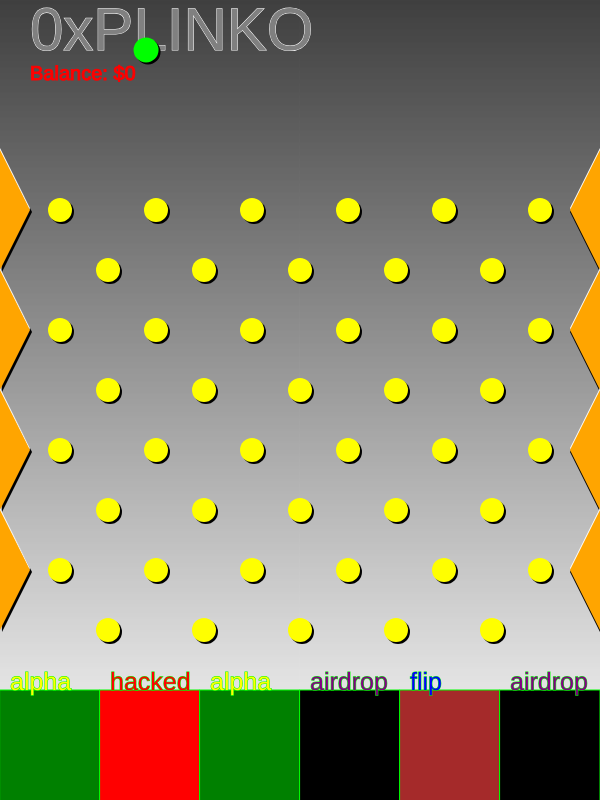
Frame 1 (no input)
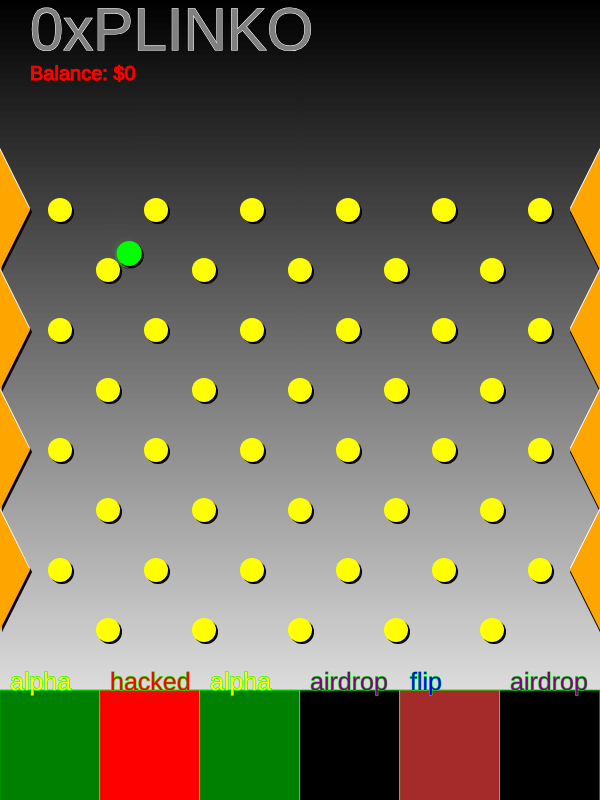
Frame 60 (no input)
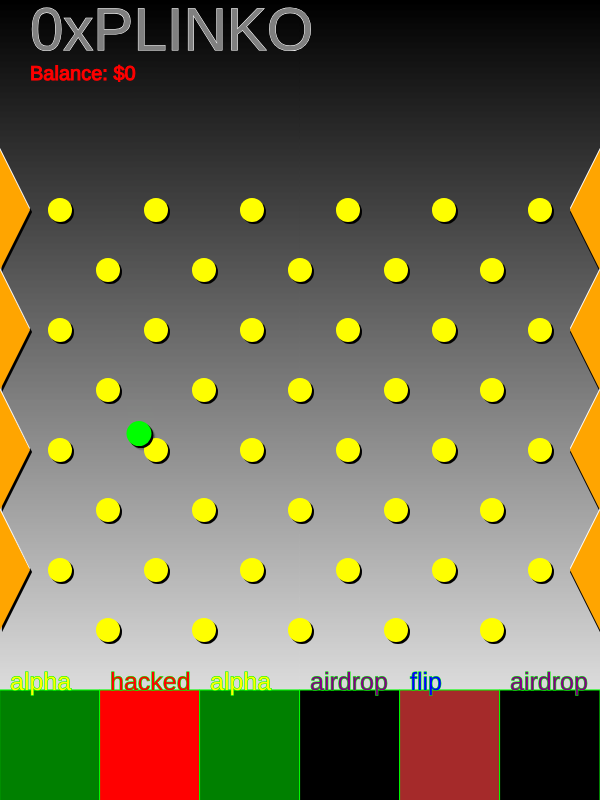
Frame 120 (the mouse pressed at the canvas centre since frame 60)

The p5.js sketch that drew these frames (run headless with seeded random() and noise() and a simulated clock; from frame 60 on, the mouse is pressed at the canvas centre):

// p5.js sketch
// ── sketch.js
let bumpz;
let pegz;
let bg;
let mypucks=[];
let GLOBALBALANCE = 0;
let fc=1;
function setup() {
  createCanvas(600, 800);
  angleMode(DEGREES);


  
  bg = new BG();
  bumpz = new Bumpers();
  pegz = new Pegs(bumpz);
  for (let i=0;i<1;i++){

    let mypuck = new Puck(pegz);
    mypuck.applyForce(createVector(0,1));
    mypucks.push(mypuck);
  }

}

function draw() {
  // background('blue');
  fc++;

  bg.show();



  bumpz.show();
  pegz.show();
  textSize(60);
  stroke('white');
  fill('grey');
  text('0xPLINKO',30,50);

  textSize(20);
  stroke('red');
  fill('red');
  text('Balance: $' + GLOBALBALANCE,30,80);
  // text(GLOBALBALANCE,450,60);
 for (let i=0;i<mypucks.length;i++){
  mypucks[i].show();
 }

 if(fc%300==0){
  let newpuck = new Puck(pegz,0,0);
  newpuck.applyForce(createVector(0,1));
  mypucks.push(newpuck);

 }
  
  // noLoop();


  
}
function mousePressed(){
  if (mouseY <bumpz.ystart*2)
  {
    let newpuck = new Puck(pegz,mouseX,mouseY);
    newpuck.applyForce(createVector(0,1));
    mypucks.push(newpuck);
    circle(mouseX,mouseY,100);
  }
}
// ── bg.js
class BG{
    constructor(){

    }
    show(){
        fill('grey');
        
        for (let i=0;i<height;i++){
            let newcolor = lerpColor(color('black'),color('white'),i/height);
            stroke(newcolor);
            line(0,i,width,i);

        }
    }
}
// ── bucket.js
class Bucket{
    constructor(x,y,w,bh){
        this.x = x;
        this.y=y;
        this.w=w;
        this.bucketheight=bh;
        this.hit=false;
        this.hitcount = 0;


        let b1 = {c1:color('red'),c2:color('red'),tiptxt:'fked',baldel:-666};
        let b2 = {c1:color('black'),c2:color('purple'),tiptxt:'free money',baldel:10000};
        let b3 = {c1:color('green'),c2:color('yellow'),tiptxt:'score',baldel:50000};
        let b4 = {c1:color('brown'),c2:color('blue'),tiptxt:'print',baldel:100};

        let masterobj = {hacked:b1,airdrop:b2,alpha:b3,flip:b4};
        this.nm = random(['hacked','airdrop','alpha','flip']);
        this.c1 = masterobj[this.nm].c1;
        this.c2 = masterobj[this.nm].c2;
        this.txt = masterobj[this.nm].tiptxt;
        this.baldel = masterobj[this.nm].baldel;
    }
    show(){

        fill(this.c1);
        stroke('lime');
        rect(this.x,this.y,this.w,this.bucketheight );

        if (this.hit){
            this.hitcount++;
            fill(this.c1);
            textSize(25);
            text(this.txt,this.x+10,this.y+25);

        }
        else{
            fill(this.c2);
            textSize(25);
            text(this.nm,this.x+10,this.y);

        }
        if (this.hitcount > 100){
            this.hitcount=0;
            this.hit=false;
            let tempc1 = this.c1;
            this.c1 = this.c2;
            this.c2=tempc1;
        }
        
    }
    activate(){
        this.hit=true;
        if (this.baldel == -666){
            GLOBALBALANCE=0;
        }
        else{
            GLOBALBALANCE += this.baldel;

        }

        let tempc1 = this.c1;
        this.c1 = this.c2;
        this.c2=tempc1;

    }
}
// ── bumpers.js
class Bumpers{
    constructor(){
        this.bumperlist = [];
        this.trih = 120; //bbumper height
        this.pointh = 30;  //bumper point
        this.ystart =150; //topmargin
        this.hmps = 4; //bumpers per side
        this.c = color('orange'); 
        this.PPL = 10; //bumper points per line


        this.peglist = [];

        for (let i=0;i<this.hmps;i++){
            let leftbump = {x:0,y:this.ystart+i*this.trih,o:'left'};
            let rightbump = {x:width,y:this.ystart+i*this.trih,o:'right'};
            this.bumperlist.push(leftbump);
            this.bumperlist.push(rightbump);
            this.yfin= this.ystart+i*this.trih+this.trih/2;

            //each triangle has 2 lines of points
            for (let k=0;k<this.PPL;k++){
                let newx1 =map(k,0,this.PPL-1,0,this.pointh);
                let newy1=this.ystart+i*this.trih + map(k,0,this.PPL-1,0,this.trih/2);
                let newy2=this.ystart+(1+i)*this.trih - map(k,0,this.PPL-1,0,this.trih/2);
                let newpegspotL1 = createVector(newx1,newy1);
                let newpegspotR1 = createVector(width-newx1,newy1);
                //top triangle pegs
                this.peglist.push(newpegspotL1);
                this.peglist.push(newpegspotR1);

                let newpegspotL2 = createVector(newx1,newy2);
                let newpegspotR2 = createVector(width-newx1,newy2);
                //top triangle pegs
                this.peglist.push(newpegspotL2);
                this.peglist.push(newpegspotR2);

            }
        }

    }
    show (){
        noStroke();
        let offset =2;
        for (let i=0;i<this.bumperlist.length;i++){
            let curbump = this.bumperlist[i];
            if (curbump.o == 'left'){
                fill('black');
                triangle(curbump.x,curbump.y,
                    curbump.x+offset,curbump.y+this.trih+offset,
                    curbump.x+this.pointh+offset,curbump.y+this.trih/2+offset);
                
                fill('white');
                triangle(curbump.x,curbump.y-offset,
                    curbump.x,curbump.y+this.trih-offset,
                    curbump.x+this.pointh,curbump.y+this.trih/2-offset);
                
                fill(this.c);
                triangle(curbump.x,curbump.y,
                    curbump.x,curbump.y+this.trih,
                    curbump.x+this.pointh,curbump.y+this.trih/2);
            }
            else{
                fill('white');
                triangle(curbump.x,curbump.y-offset,
                    curbump.x,curbump.y+this.trih-offset,
                    curbump.x-this.pointh,curbump.y+this.trih/2-offset);

                    fill('black');
                    triangle(curbump.x,curbump.y+offset,
                        curbump.x,curbump.y+this.trih+offset,
                        curbump.x-this.pointh,curbump.y+this.trih/2+offset);

                fill(this.c);
                triangle(curbump.x,curbump.y,
                    curbump.x,curbump.y+this.trih,
                    curbump.x-this.pointh,curbump.y+this.trih/2);



            }
            
        }

        //show pegs that help it bounce
        // for (let i=0;i<this.peglist.length;i++){
        //     let thispeg = this.peglist[i];
        //     fill('red');
        //     circle(thispeg.x,thispeg.y,5);
        // }
    }

}
// ── pegs.js

class Pegs{
    constructor(bmpr){
        this.bmpr = bmpr;
        this.pegsize=24;
        this.peglist = [];
        this.bucketlist = [];
        this.hc = 6;
        this.vc = bmpr.hmps;
        this.xstart = 2*bmpr.pointh;
        this.ystart = bmpr.ystart + bmpr.trih/2;
        this.rowpairs = bmpr.hmps;
        this.ydelta = bmpr.trih/2;
        this.xdelta = ((width - 2*this.xstart) / (this.hc-1))/2;
        this.bucketstart =  this.bmpr.trih * (.5+this.bmpr.hmps) + this.bmpr.ystart;
        this.bucketheight =150;
        this.createPegs();
        
        this.createBuckets();
        

    }
    createBuckets(){
        let buckettype1 = {
            nm:'hacked',
            c1 : color('green'),
            c2 : color('red'),
            x:0,
            y:0
            };

            
        let ypos = this.bucketstart;
        let xw = width/this.hc;
        for (let i=0;i<this.hc;i++){
            let xpos =map(i,0,this.hc,0,width);
            
            
            let bucket1 = new Bucket(xpos,ypos,xw,this.bucketheight);

            this.bucketlist.push(bucket1);
            print(bucket1);
        }
    }
    createPegs(){
        let yinc = this.bmpr.trih;
        for (let i=0;i<this.rowpairs;i++){
            let ypos = this.ystart + map(i,0,this.rowpairs,0,this.vc*yinc);
            for (let j=0;j<this.hc;j++)
            {
                let xpos = this.xstart + map(j,0,this.hc-1,0,width-this.xstart*2);
                let thispeg = {x:xpos,y:ypos};
                this.peglist.push(thispeg);
                if (j!=this.hc-1)
                {
                    //adds 2nd, smaller peg row
                    let xpos2 = xpos+this.xdelta;
                    let extrapeg = {x:xpos2,y:ypos + this.ydelta};
                    this.peglist.push(extrapeg);

                }

            }

        }

    }
    show (){
        let offsets = 2;
        for (let i=0;i<this.peglist.length;i++){
            let curpeg = this.peglist[i];
            fill('black');
            circle(curpeg.x+offsets,curpeg.y+offsets,this.pegsize);
            fill('yellow');
            circle(curpeg.x,curpeg.y,this.pegsize);

        }
        // print(this.bucketlist);
        for (let i=0;i<this.bucketlist.length;i++){
            this.bucketlist[i].show();

        }
        // noLoop();
    }

}
// ── puck.js
class Puck{
    constructor(pegs,x=0,y=0){
        this.pegsobj = pegs;
        this.action = true;
        this.actcounter = 0;
        this.c = color('lime');
        
        this.pos = createVector(x,y);
        if (x==0 && y==0){

        
        this.pos = createVector(random(0,width),50);
        }
        
        this.vel = createVector(0,0);
        this.acc = createVector(0,0);
        this.pucksize=25;
        this.mybucket = -1;

    }
    show(){
        let offset = 2;
        fill('black');
        noStroke();
        circle(this.pos.x+offset,this.pos.y+offset,this.pucksize);
        fill(this.c);
        circle(this.pos.x,this.pos.y,this.pucksize);
        if (this.action)
        {
            
            
            // noStroke();
            // fill(color(255,200));
            // arc(this.pos.x,this.pos.y,this.pucksize*.9,this.pucksize*.9,190,300,PI);
            // arc(this.pos.x,this.pos.y,this.pucksize*.1,this.pucksize*.1,180,270,PI);
            this.update()

        }
        else{
            this.actcounter++;
            // if (this.actcounter<50){
            //     fill(this.c);
            //     circle(this.pos.x,this.pos.y,this.pucksize);

            // }
        }
    }
    move(){

    }
    update(){

        this.pos.add(this.vel);
        this.vel.add(this.acc);

        this.collisions();
      
    }
    collisions(){

        this.checkBumpersCollision()

        //check x wall colide
        if (this.pos.x<0 || this.pos.x>width){
            this.vel.x = 0-this.vel.x;
        }

        //check peg collide and bounce
        // let coldist = abs(this.pucksize - this.pegsobj.pegsize);
        let coldist = (this.pucksize + this.pegsobj.pegsize)/2;
        for (let i=0;i<this.pegsobj.peglist.length;i++)
        {
            let peg1 = this.pegsobj.peglist[i];
            if (dist(this.pos.x,this.pos.y,peg1.x,peg1.y) < coldist){
                let xforce = this.pos.x - peg1.x;
                let yforce = this.pos.y - peg1.y;
                let newforce = createVector(xforce/10,yforce/10)
                this.changeDirection(newforce);
            }
        }

        this.checkBucketCollision();

    }
    checkBumpersCollision(){
        let bumperPegs = this.pegsobj.bmpr.peglist;

        //check peg collide and bounce
        for (let i=0;i<bumperPegs.length;i++)
        {
            let peg1 = bumperPegs[i];
            if (dist(this.pos.x,this.pos.y,peg1.x,peg1.y) < 30){
                let xforce = this.pos.x - peg1.x;
                let yforce = this.pos.y - peg1.y;
                let newforce = createVector(xforce/3,yforce/3)
                this.changeDirection(newforce);
            }
        } 
    }
    checkBucketCollision(){
        let buckets = this.pegsobj.bucketlist;

        //check bucket collide and freeze if win
        let bkwid =buckets[0].w;
        let bucketnum = floor(this.pos.x/buckets[0].w);
        if(this.mybucket != -1 && bucketnum!=this.mybucket){
            this.action=false;
        }
        else if (this.pos.y > buckets[0].y && this.action)
        {

            buckets[bucketnum].activate();
            this.mybucket = bucketnum;
            // noLoop();
            
        }
        if (this.pos.y>=height-this.pucksize){
            this.action=false;
        }
        // for (let i=0;i<buckets.length;i++)
        // {
        //     if (this.action)
        //     {
        //         let buck = buckets[i];
        //         let centerpoint = createVector(buck.x+buck.w/2,buck.y+50)
        //         circle(centerpoint.x,centerpoint.y,10);
        //         if (dist(this.pos.x,this.pos.y,centerpoint.x,centerpoint.y) < bkwid && (this.pos.y > this.pegsobj.bucketstart+this.pucksize/2)){
        //             this.action=false;
        //             // this.c = this.pegsobj.bucketlist[i].c1;
        //             this.pegsobj.bucketlist[i].activate();
        //         }
        //     }


        // }

    }
        


    
    changeDirection(force){
        this.vel=force;
        this.update;
    }

    applyForce(force){
        if (force==0){
            this.acc=createVector(0,0);
            this.vel=createVector(0,0);
        }
        this.acc=force;
        this.update();
    }
}
